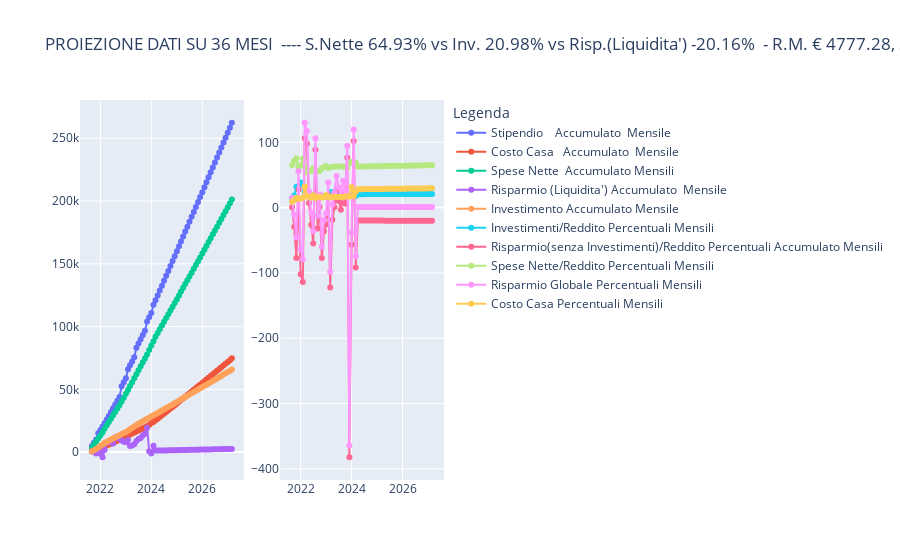

The notebook cell saved with this chart:
### Markdown cell above
**GRAFICO DATI DA PREDICITON METHODs**
==================

### Code cell
# CONFRONTI PROIEZIONI FUTURE REDDITO, INVESTIMENTI, RISPARMIO PERCENTUALI
# ###   IMPLEMENTARE MODO PER POTER FARE N SUBPLOT IN MANIERA SEMPLICE FIXME!!!!!
y_list_fig7 = [
    stipendio_predicted_total_values_list,
    costo_casa_predicted_total_values_list,
    spese_nette_predicted_total_values_list,
    risparmio_netto_predicted_total_values_list,
    investment_predicted_total_values_list,
]
name_trace_list_fig7 = [
    "Stipendio    Accumulato  Mensile",
    "Costo Casa   Accumulato  Mensile",
    "Spese Nette  Accumulato Mensili",
    "Risparmio (Liquidita') Accumulato  Mensile",
    "Investimento Accumulato Mensile",
]
y1_list_fig7 = [
    investment_predicted_perct_values,
    risparmio_predicted_no_invest_perct_values,
    spese_nette_predicted_perct_values,
    risparmio_global_predicted_perct_values,
    costo_casa_predicted_perct_values,
]
name_trace1_list_fig7 = [
    "Investimenti/Reddito Percentuali Mensili",
    "Risparmio(senza Investimenti)/Reddito Percentuali Accumulato Mensili",
    "Spese Nette/Reddito Percentuali Mensili",
    "Risparmio Globale Percentuali Mensili",
    "Costo Casa Percentuali Mensili",
]

n_traces_fig7 = 5
n_graphs_fig7 = 2
spese_nette_predicted_perct_avg_values_round = "{:.2f}".format(
    spese_nette_predicted_perct_values[-1]
)
risparmio_mensile_predicted_perct_avg_values_round = "{:.2f}".format(
    risparmio_predicted_no_invest_perct_values[-1]
)
investement_total_predicted_perct_avg_values_round = "{:.2f}".format(
    investment_predicted_perct_values[-1]
)
reddito_medio_predicted_avg_values_round = "{:.2f}".format(
    reddito_predicted_collect[-1]
)
stipendio_medio_predicted_avg_values_round = "{:.2f}".format(
    stipendio_predicted_collect[-1]
)
name_graph_fig7 = f"PROIEZIONE DATI SU {months_to_project} MESI  ---- S.Nette {spese_nette_predicted_perct_avg_values_round}% vs Inv. {investement_total_predicted_perct_avg_values_round}% vs Risp.(Liquidita') {
    risparmio_mensile_predicted_perct_avg_values_round}%  - R.M. € {reddito_medio_predicted_avg_values_round}, S.M. € {stipendio_medio_predicted_avg_values_round}"
fig7_sub = create_subplot(
    x=date_index_project,
    y=y_list_fig7,
    y1=y1_list_fig7,
    name_graph=name_graph_fig7,
    name_trace=name_trace_list_fig7,
    name_trace1=name_trace1_list_fig7,
    overlap=1,
    n_graphs=n_graphs_fig7,
)
